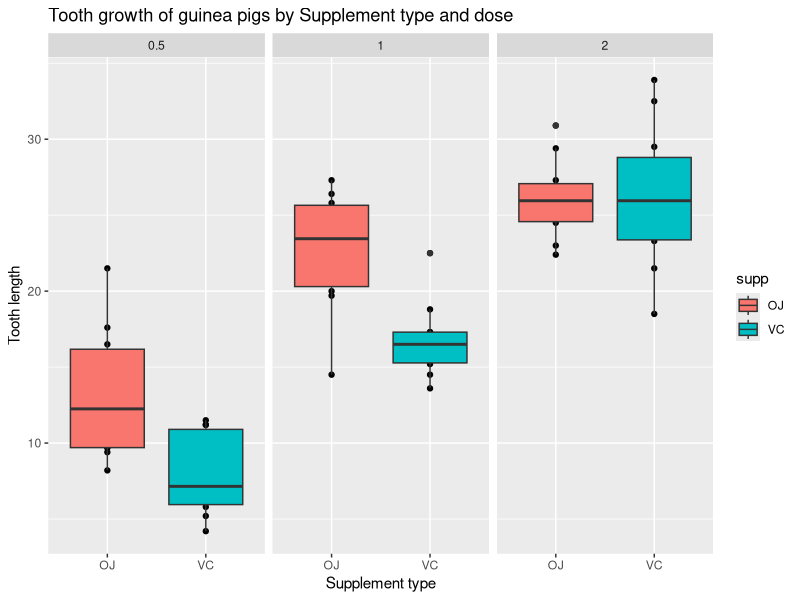

Recreate this plot in R.
## ---- chunk 1
knitr::opts_chunk$set(echo = FALSE)
## ---- chunk 2
library (ggplot2)
data(ToothGrowth)
## ---- chunk 3
head(ToothGrowth)
## ---- chunk 4
str(ToothGrowth)
## ---- chunk 5
summary(ToothGrowth)
## ---- chunk 6
qplot(supp, len, data=ToothGrowth, facets=~dose, 
      main="Tooth growth of guinea pigs by Supplement type and dose",
      xlab="Supplement type", 
      ylab="Tooth length") + 
  geom_boxplot(aes(fill = supp))
## ---- chunk 7
OJsubset <- ToothGrowth$len[ToothGrowth$supp == 'OJ']
VCsubset <- ToothGrowth$len[ToothGrowth$supp == 'VC']
## ---- chunk 8
t.test(OJsubset, VCsubset, alternative = "greater", paired = FALSE, var.equal = FALSE, conf.level = 0.95)
## ---- chunk 9
subset05 <- ToothGrowth$len[ToothGrowth$dose == 0.5]
subset1 <- ToothGrowth$len[ToothGrowth$dose == 1]
subset2 <- ToothGrowth$len[ToothGrowth$dose == 2]
## ---- chunk 10
t.test(subset05, subset1, alternative = "less", paired = FALSE, var.equal = FALSE, conf.level = 0.95)
## ---- chunk 11
t.test(subset1, subset2, alternative = "less", paired = FALSE, var.equal = FALSE, conf.level = 0.95)
## ---- chunk 12
OJsubset2 <- ToothGrowth$len[ToothGrowth$supp == 'OJ' & ToothGrowth$dose == 2]
VCsubset2 <- ToothGrowth$len[ToothGrowth$supp == 'VC' & ToothGrowth$dose == 2]
## ---- chunk 13
t.test(OJsubset2, VCsubset2, alternative = "two.sided", paired = FALSE, var.equal = FALSE, conf.level = 0.95)
